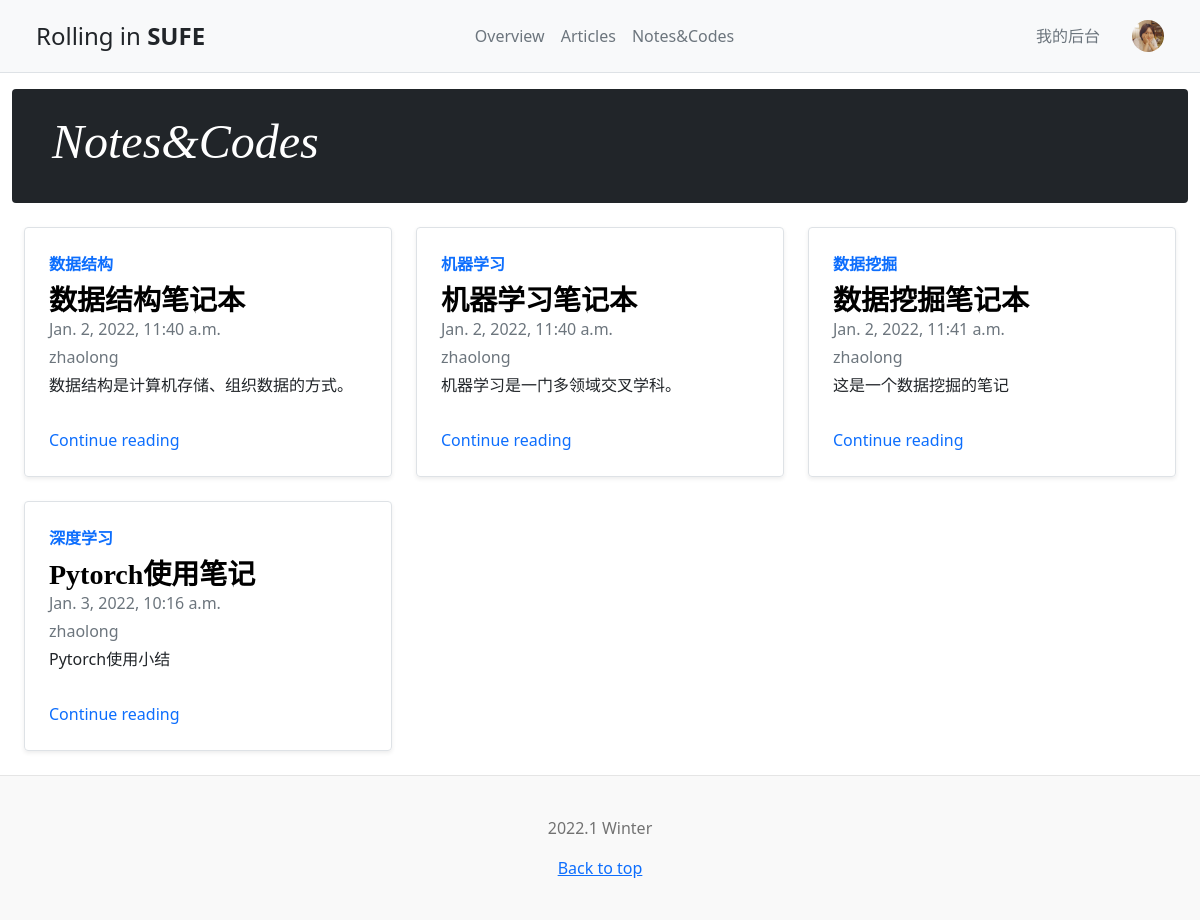
The app's page /notebook/index (signed in) with its own data.
### userprofile/models.py (models this page shows)
class Profile(models.Model):
    user = models.OneToOneField(User, on_delete=models.CASCADE, related_name='extension')
    telephone = models.CharField(max_length=11)
    birthday = models.DateField(null=True, blank=True)
    major = models.CharField(blank=True, max_length=30)
    school = models.CharField(blank=True, max_length=30)
    photo = models.ImageField(upload_to=user_directory_path, blank=True, null=True)
    def photo_url(self):
        if self.photo and hasattr(self.photo, 'url'):
            print(self.photo.url)
            return self.photo.url
        else:
            print(self.photo.url)

### notebook/models.py (models this page shows, shortened)
class Notebook(models.Model):
    notebook_name = models.CharField(max_length=200)
    author = models.ForeignKey(User, on_delete=models.CASCADE)
    foreword = models.TextField(blank=True)
    abstract = models.CharField(max_length=20, blank=True)
    created_time = models.DateTimeField(default=timezone.now)
    course = models.ForeignKey(Course, on_delete=models.CASCADE)
    tags = models.ManyToManyField(Tag)

class Course(models.Model):
    name = models.CharField(max_length=100)
    def __str__(self):
        return self.name

### notebook/views.py (the view)
# urls.py: path('index', views.index, name='index'),
def index(request):
    notebook_list = Notebook.objects.all()
    return render(request, 'notebook/index.html', context={
        'notebook_list': notebook_list,
    })

### userprofile/templatetags/profile_extras.py (called while the page is built)
@register.inclusion_tag('userprofile/inclusions/_show_photo.html', takes_context=True)
def show_photo(context, user_pk):
    profile = get_object_or_404(Profile, user_id=user_pk)
    return {
        'profile': profile,
    }

### templates/notebook/index.html
{% extends 'base.html' %}
{% block main %}
    <div class="row p-4 mb-4 text-white rounded bg-dark">
        <div class="col-md-6 px-3">
            <h1 class="display-4 fst-italic">Notes&Codes</h1>
        </div>
    </div>
    <div class="row">
    {% for notebook in notebook_list %}
        <div class="col-md-4">
            <div class="row g-0 border rounded overflow-hidden flex-md-row mb-4 shadow-sm h-md-250 position-relative">
                <div class="col p-4 d-flex flex-column position-static">
                    <strong class="d-inline-block mb-2 text-primary">{{ notebook.course }}</strong>
                    <h3 class="mb-0 fw-bold">
                       <a class="text-black text-decoration-none" href="{% url 'notebook:details' notebook.pk %}">
                           {{ notebook.notebook_name }}
                       </a>
                    </h3>
                    <div class="mb-1 text-muted">{{ notebook.created_time }}</div>
                    <div class="mb-1 text-muted">{{ notebook.author }}</div>
                    <p class="card-text mb-auto">{{ notebook.abstract }}</p>
                    <a href="{% url 'notebook:details' notebook.pk %}" class="text-decoration-none">Continue reading</a>
                </div>
            </div>
        </div>
    {% empty %}
    <div class="no-results">NO RESULTS</div>
    {% endfor %}
    </div>
{% endblock main %}

### templates/userprofile/inclusions/_show_photo.html
<a href="{% url 'userprofile:profiles' profile.user_id %}" class="d-block link-dark text-decoration-none" id="dropdownUser1" data-bs-toggle="dropdown" aria-expanded="false">
    <img src="{{ profile.photo_url }}" alt="mdo" width="32" height="32" class="rounded-circle">
</a>

### article/static/article/css/blog.css (style rules this page uses)
h1, h2, h3, h4, h5, h6 { font-family: "Playfair Display", Georgia, "Times New Roman", serif; }
.display-4 { font-size: 2.5rem; }
@media (min-width: 768px) { .display-4 { font-size: 3rem; } }
@media (min-width: 768px) { .h-md-250 { height: 250px; } }

### records on screen
Profile: photo_url (picture)
Notebook: course "数据结构", notebook_name "数据结构笔记本", created_time "Jan. 2, 2022, 11:40 a.m.", author "zhaolong", abstract "数据结构是计算机存储、组织数据的方式。"
Notebook: course "机器学习", notebook_name "机器学习笔记本", created_time "Jan. 2, 2022, 11:40 a.m.", author "zhaolong", abstract "机器学习是一门多领域交叉学科。"
Notebook: course "数据挖掘", notebook_name "数据挖掘笔记本", created_time "Jan. 2, 2022, 11:41 a.m.", author "zhaolong", abstract "这是一个数据挖掘的笔记"
Notebook: course "深度学习", notebook_name "Pytorch使用笔记", created_time "Jan. 3, 2022, 10:16 a.m.", author "zhaolong", abstract "Pytorch使用小结"
